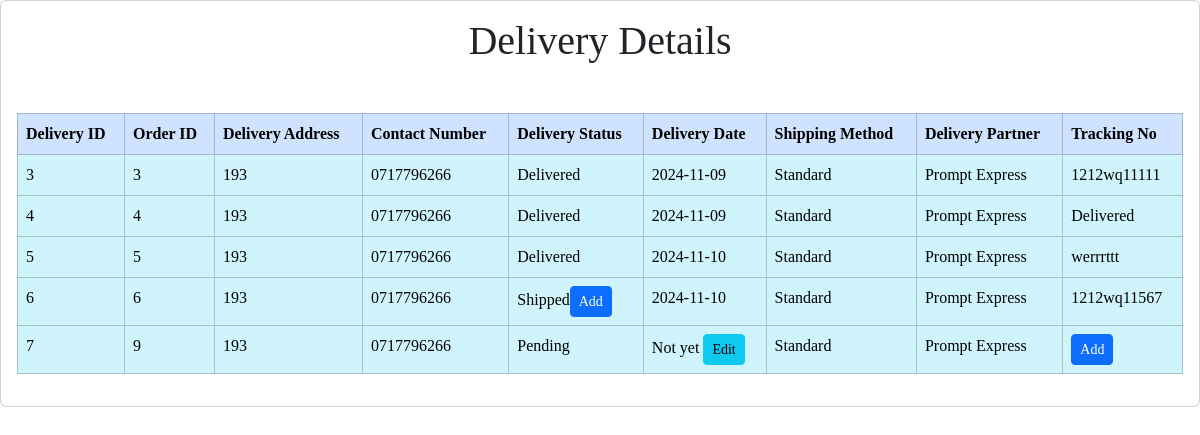
/admin_panel/view_delevery.php, run on the app's committed database.
### tables this page shows
CREATE TABLE `delivery_details` (
  `delivery_id` int(11) NOT NULL,
  `user_id` int(11) NOT NULL,
  `order_id` int(11) NOT NULL,
  `delivery_address` varchar(255) NOT NULL,
  `contact_number` varchar(15) NOT NULL,
  `delivery_status` varchar(50) DEFAULT 'Pending',
  `delivery_date` date DEFAULT NULL,
  `shipping_method` varchar(100) DEFAULT 'Standard',
  `delivery_partner` varchar(100) DEFAULT NULL,
  `created_at` timestamp NOT NULL DEFAULT current_timestamp(),
  `email_sent` tinyint(1) DEFAULT 0,
  `tracking_no` varchar(100) DEFAULT NULL
);

### admin_panel/view_delevery.php (the view, shortened to what this page needs)
<?php
include('../functions/send_email.php');
$get_delivery_details = "
SELECT dd.*, u.user_email
FROM delivery_details dd
JOIN user u ON dd.user_id = u.user_id";
$result_delivery = mysqli_query($con, $get_delivery_details);
?>
<!DOCTYPE html>
<html lang="en">
<head>
    <link rel="stylesheet" href="https://cdnjs.cloudflare.com/ajax/libs/toastr.js/latest/toastr.min.css" />
    <link rel="stylesheet" href="https://maxcdn.bootstrapcdn.com/bootstrap/5.3.3/css/bootstrap.min.css" />
</head>
<body>
</body>
<div class="d-flex justify-content-center" style="border-radius: 15px; font-family:Poppins">
    <div class="card" style="width:100%;">
        <div class="card-body">
            <h1 class="text-center">Delivery Details</h1>
            <?php
            if (mysqli_num_rows($result_delivery) > 0) {
                echo '<table class="table table-bordered mt-5">';
                echo '<thead class="table-primary">
            <tr>
                <th scope="col">Delivery ID</th>
                <th scope="col">Order ID</th>
                <th scope="col">Delivery Address</th>
                <th scope="col">Contact Number</th>
                <th scope="col">Delivery Status</th>
                <th scope="col">Delivery Date</th>
                <th scope="col">Shipping Method</th>
                <th scope="col">Delivery Partner</th>
                <th scope="col">Tracking No</th>
            </tr>
          </thead>
          <tbody>';
                while ($row_delivery = mysqli_fetch_assoc($result_delivery)) {
                    $delivery_id = $row_delivery['delivery_id'];
                    $tracking_no = $row_delivery['tracking_no'];
                    $delivery_date = $row_delivery['delivery_date'];
                    $delivery_status = $row_delivery['delivery_status'];
                    echo "<tr class='table-info'>
                <td>{$delivery_id}</td>
                <td>{$row_delivery['order_id']}</td>
                <td>{$row_delivery['delivery_address']}</td>
                <td>{$row_delivery['contact_number']}</td>
                <td>";
                    if ($delivery_status === 'Shipped') {
                        echo "<span>{$delivery_status}</span><button class='btn btn-primary btn-sm' data-bs-toggle='modal' data-bs-target='#addDeliveryModal$delivery_id'>Add</button>";
                    } else {
                        echo "<span>{$delivery_status}</span>";
                    }
                    echo "</td>
              <td>";
                    echo $delivery_date ?: "Not yet <button class='btn btn-info btn-sm' data-bs-toggle='modal' data-bs-target='#editModal$delivery_id'>Edit</button>";
                    echo "</td>
              <td>{$row_delivery['shipping_method']}</td>
              <td>{$row_delivery['delivery_partner']}</td>
              <td>";
                    echo $tracking_no ?: "<button class='btn btn-primary btn-sm' data-bs-toggle='modal' data-bs-target='#addTrackingModal$delivery_id'>Add</button>";
                    echo "</td>
              </tr>";
                }
                echo '</tbody></table>';
            } else {
                echo "<div class='alert alert-warning'>No delivery details found.</div>";
            }
            ?>
</html>

### data on the page
delivery_details: delivery_id "3", order "3", delivery_address "193", contact_number "0717796266", delivery_status "Delivered", delivery_date "2024-11-09", shipping_method "Standard", delivery_partner "Prompt Express", tracking_no "1212wq11111"
delivery_details: delivery_id "4", order "4", delivery_address "193", contact_number "0717796266", delivery_status "Delivered", delivery_date "2024-11-09", shipping_method "Standard", delivery_partner "Prompt Express", tracking_no "Delivered"
delivery_details: delivery_id "5", order "5", delivery_address "193", contact_number "0717796266", delivery_status "Delivered", delivery_date "2024-11-10", shipping_method "Standard", delivery_partner "Prompt Express", tracking_no "werrrttt"
delivery_details: delivery_id "6", order "6", delivery_address "193", contact_number "0717796266", delivery_status "Shipped", delivery_date "2024-11-10", shipping_method "Standard", delivery_partner "Prompt Express", tracking_no "1212wq11567"
delivery_details: delivery_id "7", order "9", delivery_address "193", contact_number "0717796266", delivery_status "Pending", delivery_id "Not yet Edit", shipping_method "Standard", delivery_partner "Prompt Express", delivery_id "Add"
